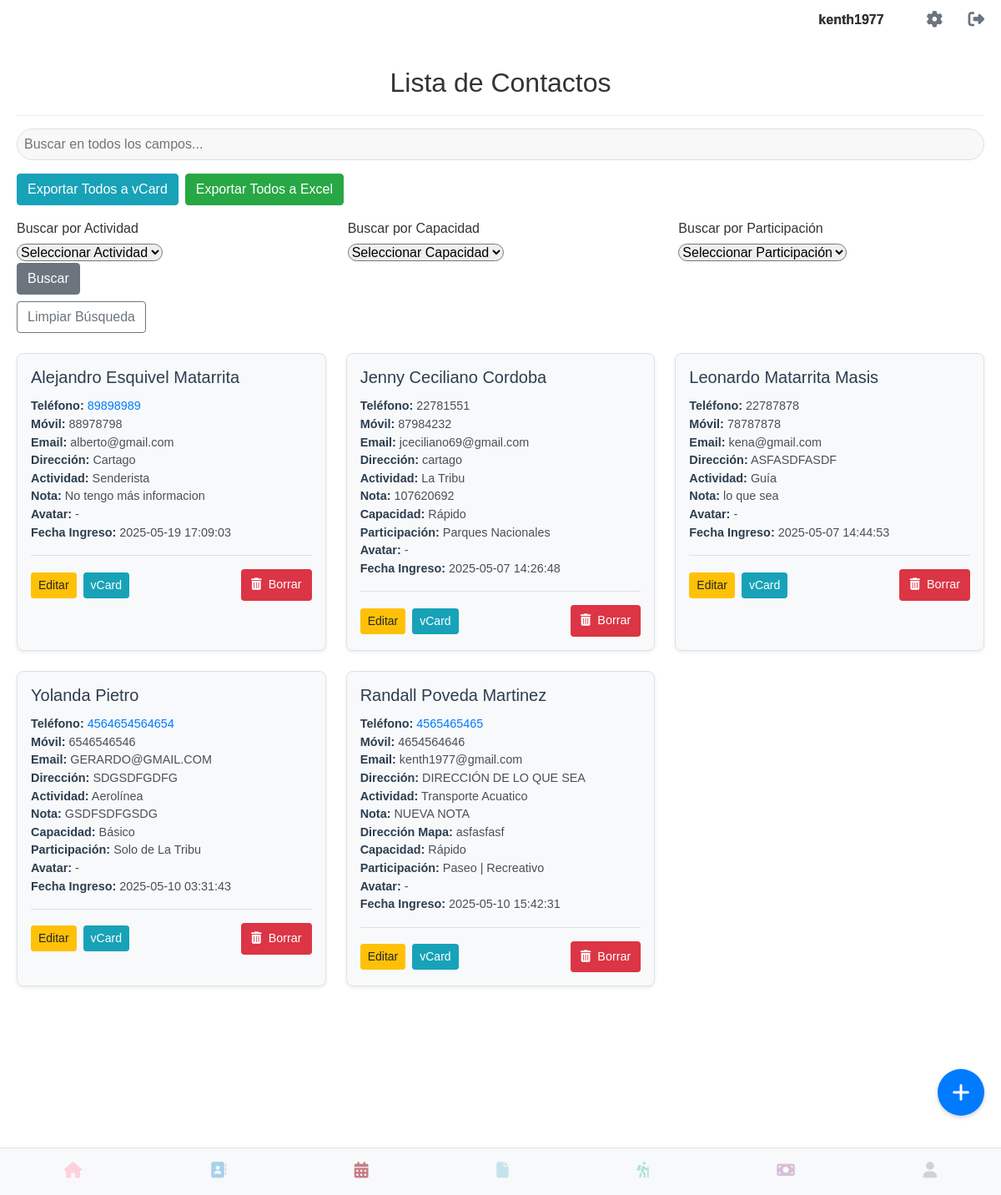
/listar_contacto (signed in), run on the app's committed database.
### models.py (models this page shows, shortened)
class User(UserMixin, db.Model):
    __tablename__ = 'users'
    id = db.Column(db.Integer, primary_key=True)
    username = db.Column(db.String(80), unique=True, nullable=False)
    email = db.Column(db.String(120), unique=True, nullable=False)
    cedula = db.Column(db.String(20), unique=True, nullable=False)
    telefono = db.Column(db.String(20), nullable=False)
    password_hash = db.Column(db.String(128))
    image_filename = db.Column(db.String(255), nullable=True)
    @property
    def is_authenticated(self):
        return True

class Contacto(db.Model):
    __tablename__ = 'contacto'
    id = db.Column(db.Integer, primary_key=True)
    nombre = db.Column(db.String(100), nullable=False)
    primer_apellido = db.Column(db.String(100), nullable=True)
    segundo_apellido = db.Column(db.String(100), nullable=True)
    telefono = db.Column(db.String(20), nullable=False)
    movil = db.Column(db.String(20), nullable=True)
    email = db.Column(db.String(120), nullable=True)
    direccion = db.Column(db.String(200), nullable=True)
    tipo_actividad = db.Column(db.String(100), nullable=True)
    nota = db.Column(db.Text, nullable=True)
    fecha_ingreso = db.Column(db.DateTime, default=datetime.utcnow)
    direccion_mapa = db.Column(db.String(255), nullable=True)
    avatar_path = db.Column(db.String(255), nullable=True)
    usuario_id = db.Column(db.Integer, db.ForeignKey('users.id'), nullable=False)
    empresa = db.Column(db.String(100), nullable=True)
    sitio_web = db.Column(db.String(255), nullable=True)
    capacidad_persona = db.Column(db.String(50), nullable=True)
    participacion = db.Column(db.String(50), nullable=True)
    usuario = db.relationship('User', backref=db.backref('contactos', lazy=True))

### app.py (the view)
@app.route('/listar_contacto')
@login_required
def listar_contacto():
    form_busqueda = BusquedaContactoForm()
    contactos = Contacto.query.filter_by(usuario_id=current_user.id).order_by(Contacto.nombre, Contacto.primer_apellido, Contacto.segundo_apellido).all()
    return render_template('listar_contacto.html', contactos=contactos, form_busqueda=form_busqueda)

### app.py (called while the page is built)
@login_manager.user_loader
def load_user(user_id):
    return User.query.get(int(user_id))

### templates/listar_contacto.html (shortened to what this page needs)
{% extends 'base.html' %}
{% block content %}
  <div class="contactos-container">
    {% if current_user.is_authenticated %}
        <div class="top-right">
            <span class="username-display">{{ current_user.username }}</span>
            <a href="{{ url_for('perfil') }}" class="gear-icon"><i class="fas fa-cog"></i></a>
            <a href="{{ url_for('logout') }}" class="logout-icon"><i class="fas fa-sign-out-alt"></i></a>
        </div>
    {% endif %}
    <h1>Lista de Contactos</h1>
    <div class="search-container mt-3">
      <input type="text" id="searchInput" class="form-control rounded-pill" placeholder="Buscar en todos los campos...">
    </div>
    <div class="export-buttons mt-3">
      <a href="{{ url_for('exportar_todos_vcard') }}" class="btn btn-info">Exportar Todos a vCard</a>
      <a href="{{ url_for('exportar_todos_excel') }}" class="btn btn-success">Exportar Todos a Excel</a>
    </div>
    <div class="filter-form mt-3">
      <form method="POST" action="{{ url_for('buscar_contacto') }}" class="row g-3 align-items-center">
        <div class="col-md-4">
          {{ form_busqueda.busqueda_actividad.label(class="form-label") }}
          {{ form_busqueda.busqueda_actividad(class="rounded-pill form-select") }}
        </div>
        <div class="col-md-4">
          {{ form_busqueda.busqueda_capacidad_persona.label(class="form-label") }}
          {{ form_busqueda.busqueda_capacidad_persona(class="rounded-pill form-select") }}
        </div>
        <div class="col-md-4">
          {{ form_busqueda.busqueda_participacion.label(class="form-label") }}
          {{ form_busqueda.busqueda_participacion(class="rounded-pill form-select") }}
        </div>
        <div class="col-auto">
          {{ form_busqueda.submit_buscar(class="btn btn-secondary") }}
        </div>
      </form>
      <a href="{{ url_for('listar_contacto') }}" class="btn btn-outline-secondary mt-2">Limpiar Búsqueda</a>
    </div>
    <div class="contacts-grid mt-4">
      {% if contactos %}
        {% for contacto in contactos %}
          <div class="contact-card border rounded-4" style="border-width: 0.5px; border-color: #ccc;">
            <div class="card-body">
              <h5 class="card-title">{{ contacto.nombre | title }} {% if contacto.primer_apellido %}{{ contacto.primer_apellido | title }}{% endif %} {% if contacto.segundo_apellido %}{{ contacto.segundo_apellido | title }}{% endif %}</h5>
              <p class="card-text">
                <strong>Teléfono:</strong>
                {% if contacto.telefono and not contacto.telefono.startswith('2') %}
                  <a href="https://wa.me/506{{ contacto.telefono }}">{{ contacto.telefono }}</a>
                {% else %}
                  {{ contacto.telefono }}
                {% endif %}
                <br>
                {% if contacto.movil %}<strong>Móvil:</strong> {{ contacto.movil }}<br>{% endif %}
                {% if contacto.email %}<strong>Email:</strong> {{ contacto.email }}<br>{% endif %}
                {% if contacto.direccion %}<strong>Dirección:</strong> {{ contacto.direccion }}<br>{% endif %}
                {% if contacto.tipo_actividad %}<strong>Actividad:</strong> {{ contacto.tipo_actividad }}<br>{% endif %}
                {% if contacto.nota %}<strong>Nota:</strong> {{ contacto.nota }}<br>{% endif %}
                {% if contacto.direccion_mapa %}<strong>Dirección Mapa:</strong> {{ contacto.direccion_mapa }}<br>{% endif %}
                {% if contacto.capacidad_persona %}<strong>Capacidad:</strong> {{ contacto.capacidad_persona }}<br>{% endif %}
                {% if contacto.participacion %}<strong>Participación:</strong> {{ contacto.participacion }}<br>{% endif %}
                <strong>Avatar:</strong>
                {% if contacto.avatar_path %}
                  <img src="{{ url_for('static', filename='images/' + contacto.avatar_path.split('/')[-1]) }}" alt="Avatar" style="width: 50px; height: 50px; border-radius: 50%;">
                {% else %}
                  -
                {% endif %}
                <br>
                <strong>Fecha Ingreso:</strong> {{ contacto.fecha_ingreso.strftime('%Y-%m-%d %H:%M:%S') }}<br>
              </p>
              <hr>
              <div class="contact-actions">
                <div class="action-buttons">
                  <a href="{{ url_for('editar_contacto', id=contacto.id) }}" class="btn btn-sm btn-warning">Editar</a>
                  <a href="{{ url_for('exportar_vcard', contacto_id=contacto.id) }}" class="btn btn-sm btn-info">vCard</a>
                </div>
                <div>
                  <button type="button" class="btn btn-sm btn-danger borrar-contacto-btn-swal"
                          data-contacto-id="{{ contacto.id }}"
                          data-contacto-nombre="{{ contacto.nombre }}">
                    <i class="fas fa-trash-alt"></i> Borrar
                  </button>
                </div>
              </div>
            </div>
          </div>
        {% endfor %}
      {% else %}
        <p>No tienes contactos en tu agenda.</p>
      {% endif %}
    </div>
    <a href="{{ url_for('crear_contacto') }}" class="floating-button">
      <i class="fas fa-plus"></i>
    </a>
  </div>
{% endblock %}

### templates/base.html (shortened to what this page needs)
<!DOCTYPE html>
<html lang="es">
<head>
    <link rel="stylesheet" type="text/css" href="{{ url_for('static', filename='css/main.css') }}">
    <link rel="stylesheet" href="https://cdn.jsdelivr.net/npm/sweetalert2@11/dist/sweetalert2.min.css">
</head>
<body>
	<div class="contactos-container">
    {% if current_user.is_authenticated %}
        <div class="top-right">
            <span class="username-display">{{ current_user.username }}</span>
            <a href="{{ url_for('perfil') }}" class="gear-icon"><i class="fas fa-cog"></i></a>
            <a href="{{ url_for('logout') }}" class="logout-icon"><i class="fas fa-sign-out-alt"></i></a>
        </div>
    {% endif %}
</div>
{% include "flash.html" %}
<div class="container-block margin-bottom-large">
    {% block content %}
    {% endblock %}
</div>
{% include "navbar.html" %}
</body>
</html>

### static/css/base.css (style rules this page uses)
body { font-family: sans-serif; margin: 0; }
.margin-bottom-large { margin-bottom: 250px; }
.top-right { position: absolute; top: 10px; right: 20px; display: flex; align-items: center; }
.gear-icon, .logout-icon { font-size: 24px; text-decoration: none; color: #333; margin-left: 15px; }
.username-display { margin-right: 20px; font-weight: bold; color: #333; }
label { display: block; margin-bottom: 5px; }
input[type="text"], input[type="password"] { width: 100%; padding: 8px; box-sizing: border-box; border-radius: 5px; background-color: #f8f8f8; border: 1px solid #ccc; }

### static/css/forms.css (style rules this page uses)
label { display: block; margin-bottom: 5px; }

### static/css/perfil.css (style rules this page uses)
body { font-family: sans-serif; margin: 20px; }
.search-container { margin-top: 20px; border-top: 1px solid #eee; padding-top: 15px; }
.search-container input[type="text"] { flex-grow: 1; padding: 8px; border: 1px solid #ddd; border-radius: 4px; margin-right: 10px; box-sizing: border-box; }

### static/css/listar_contacto.css (style rules this page uses)
.contactos-container { font-family: Arial, sans-serif; color: #333; }
.contactos-container h1 { text-align: center; margin-bottom: 20px; font-size: 2rem; }
.contactos-container .top-right { display: flex; justify-content: flex-end; align-items: center; gap: 1rem; padding-bottom: 1rem; }
.contactos-container .username-display { font-weight: bold; }
.contactos-container .gear-icon, .contactos-container .logout-icon { color: #6c757d; font-size: 1.2rem; text-decoration: none; }
.contactos-container .search-container { margin-bottom: 1rem; }
.contactos-container .export-buttons { display: flex; gap: 0.5rem; margin-bottom: 1rem; flex-wrap: wrap; }
.contactos-container .export-buttons .btn { margin-bottom: 0.5rem; }
@media (min-width: 576px) { .contactos-container .export-buttons { flex-wrap: nowrap; } }
@media (min-width: 576px) { .contactos-container .export-buttons .btn { margin-bottom: 0; } }
.contactos-container .filter-form { margin-bottom: 1.5rem; }
.contactos-container .contacts-grid { display: grid; grid-template-columns: repeat(auto-fill, minmax(300px, 1fr)); gap: 1.5rem; }
.contactos-container .contact-card { display: flex; flex-direction: column; background-color: #f8f9fa; border: 1px solid #e0e0e0; border-radius: 0.5rem; box-shadow: 0 0.125rem 0.25rem rgba(0, 0, 0, 0.071); }
.contactos-container .contact-card .card-body { padding: 1rem; }
.contactos-container .contact-card .card-title { margin-bottom: 0.75rem; font-size: 1.25rem; color: #2c3e50; }
.contactos-container .contact-card .card-text { font-size: 0.9rem; line-height: 1.5; margin-bottom: 0.5rem; color: #495057; }
.contactos-container .contact-card .card-text strong { font-weight: bold; color: #2c3e50; }
.contactos-container .contact-card .card-text a { color: #007bff; text-decoration: none; }
.contactos-container .contact-actions { display: flex; justify-content: space-between; align-items: center; gap: 0.5rem; }
.contactos-container .action-buttons { display: flex; gap: 0.5rem; }
.contactos-container .floating-button { position: fixed; bottom: 20px; right: 20px; background-color: #007bff; color: white; border-radius: 50%; width: 56px; height: 56px; display: flex; justify-content: center; align-items: center; font-size: 24px; box-shadow: 0 2px 5px rgba(0, 0, 0, 0.2); z-index: 1000; text-decoration: none; }

### data on the page
User: username "kenth1977"
Contacto: nombre "Alejandro", primer_apellido "Esquivel", segundo_apellido "Matarrita", telefono "89898989", movil "88978798", email "alberto@gmail.com", direccion "Cartago", tipo_actividad "Senderista", nota "No tengo más informacion", fecha_ingreso "2025-05-19 17:09:03"
Contacto: nombre "Jenny", primer_apellido "Ceciliano", segundo_apellido "Cordoba", telefono "22781551", movil "87984232", email "jceciliano69@gmail.com", direccion "cartago", tipo_actividad "La Tribu", nota "107620692", capacidad_persona "Rápido", participacion "Parques Nacionales", fecha_ingreso "2025-05-07 14:26:48"
Contacto: nombre "Leonardo", primer_apellido "Matarrita", segundo_apellido "Masis", telefono "22787878", movil "78787878", email "kena@gmail.com", direccion "ASFASDFASDF", tipo_actividad "Guía", nota "lo que sea", fecha_ingreso "2025-05-07 14:44:53"
Contacto: nombre "Yolanda", primer_apellido "Pietro", telefono "4564654564654", movil "6546546546", email "GERARDO@GMAIL.COM", direccion "SDGSDFGDFG", tipo_actividad "Aerolínea", nota "GSDFSDFGSDG", capacidad_persona "Básico", participacion "Solo de La Tribu", fecha_ingreso "2025-05-10 03:31:43"
Contacto: nombre "Randall", primer_apellido "Poveda", segundo_apellido "Martinez", telefono "4565465465", movil "4654564646", email "kenth1977@gmail.com", direccion "DIRECCIÓN DE LO QUE SEA", tipo_actividad "Transporte Acuatico", nota "NUEVA NOTA", direccion_mapa "asfasfasf", capacidad_persona "Rápido", participacion "Paseo | Recreativo", fecha_ingreso "2025-05-10 15:42:31"
